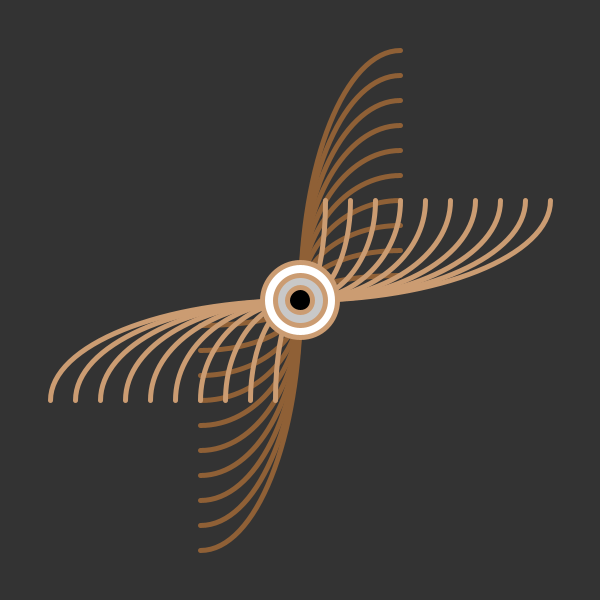
Frame 1 (no input)
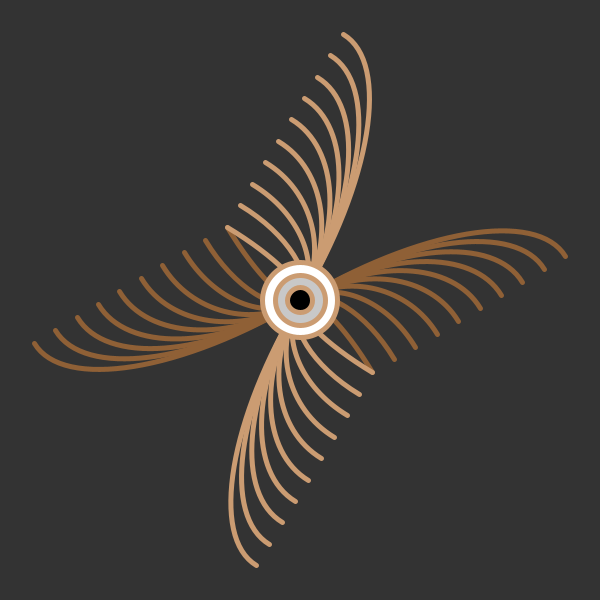
Frame 60 (the mouse pressed at the canvas centre just before this capture)
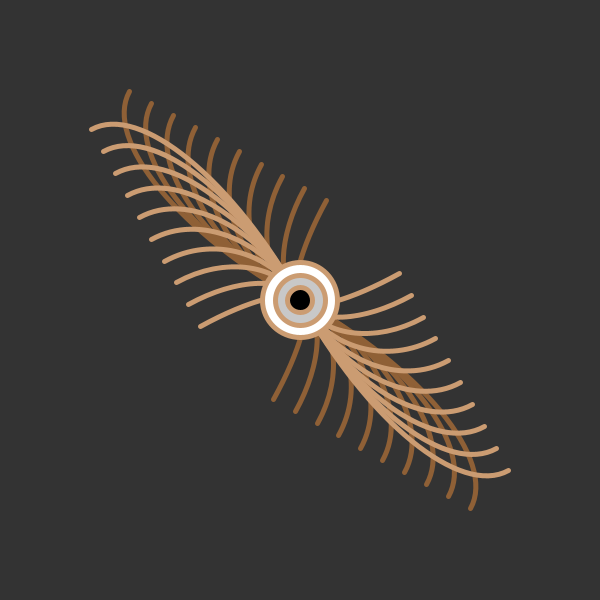
Frame 120 (the mouse held since frame 60 and released just before this capture)

The Processing sketch that drew these frames (run headless with seeded random() and noise(); from frame 60 on, the mouse is pressed at the canvas centre):

// Processing sketch: hw7
// ── hw7.pde
Sculpture sculpture;

void setup() {
  size(600, 600);
  background(0);
  sculpture = new Sculpture();
}

void draw() {
  sculpture.rotateArms();
}
// ── Arm.pde
class Arm {
  float angle = 0;
  boolean top = true;
  
  Arm(boolean top) {
    this.top = top;
    stroke(255);
    noFill();
    ellipseMode(CENTER);
    background(51);
  }

  void rotateArm() {
    pushMatrix();
    if (this.top)
      rotate(radians(angle));
    else
      rotate(radians(-angle));
    drawArm();    
    popMatrix();
    angle = angle + 1;
  }

  void drawArm() {    
    noFill();
    strokeWeight(5);
  
    for(int k=-3; k<7; k++) {
      if (this.top) {
        stroke(143, 96, 54);
        arc(-100, 0, 200, 200+k*50, 0, HALF_PI);
        arc(+100, 0, 200, 200+k*50, PI, PI+HALF_PI);
      } else {
        stroke(203, 156, 114);
        arc(0, 100, 200+k*50, 200, PI, PI+HALF_PI);
        arc(0, -100, 200+k*50, 200, 0, HALF_PI);
      }
    }
  }  
}
// ── Center.pde
class Center {
  float circle_x = 0;
  float circle_y = 0;
  float circleradius1 = 25;
  float circleradius2 = circleradius1 + 25;
  float circleradius3 = circleradius2 + 25;

  void draw() {
    fill(255);
    ellipse(circle_x, circle_y, circleradius3, circleradius3);

    fill(200);
    ellipse(circle_x, circle_y, circleradius2, circleradius2);

    fill(0);
    ellipse(circle_x, circle_y, circleradius1, circleradius1);
  }
}
// ── Sculpture.pde
class Sculpture {
  Arm topArm = new Arm(true);
  Arm bottomArm = new Arm(false);
  Center center = new Center();
  
  void rotateArms() {
    background(51);
    translate(width/2, height/2);
    this.topArm.rotateArm();
    this.bottomArm.rotateArm();
    this.center.draw();
  }
}
// ── drawArc2.pde
void drawDiagram2(){
    
  noFill();
  strokeWeight(5);
  stroke(203, 156, 114);
  
  int i=50;
  
  arc(0, 100, 200+6*i, 200, PI, PI+HALF_PI);
  arc(0, 100, 200+5*i, 200, PI, PI+HALF_PI);
  arc(0, 100, 200+4*i, 200, PI, PI+HALF_PI);
  arc(0, 100, 200+3*i, 200, PI, PI+HALF_PI);
  arc(0, 100, 200+2*i, 200, PI, PI+HALF_PI);
  arc(0, 100, 200+i, 200, PI, PI+HALF_PI);
  arc(0, 100, 200, 200, PI, PI+HALF_PI);
  arc(0, 100, 200-i, 200, PI, PI+HALF_PI);
  arc(0, 100, 200-2*i, 200, PI, PI+HALF_PI);
  arc(0, 100, 200-3*i, 200, PI, PI+HALF_PI);
  
  arc(0, -100, 200+6*i, 200, 0, HALF_PI);
  arc(0, -100, 200+5*i, 200, 0, HALF_PI);
  arc(0, -100, 200+4*i, 200, 0, HALF_PI);
  arc(0, -100, 200+3*i, 200, 0, HALF_PI);
  arc(0, -100, 200+2*i, 200, 0, HALF_PI);
  arc(0, -100, 200+i, 200, 0, HALF_PI);
  arc(0, -100, 200, 200, 0, HALF_PI);
  arc(0, -100, 200-i, 200, 0, HALF_PI);
  arc(0, -100, 200-2*i, 200, 0, HALF_PI);
  arc(0, -100, 200-3*i, 200, 0, HALF_PI);
  
}
